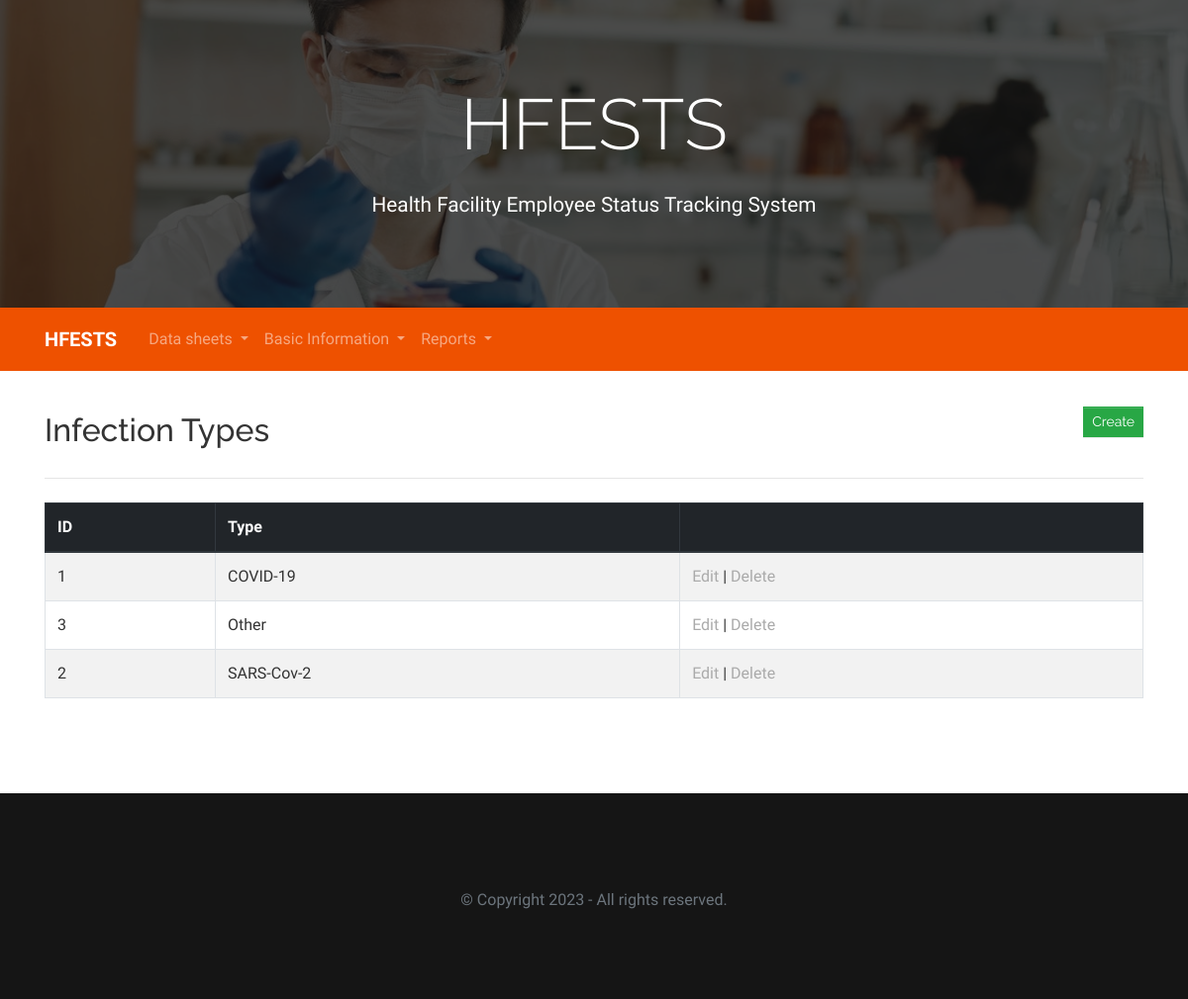
The app's page /infection-type.php with its own data.
### tables this page shows
CREATE TABLE IF NOT EXISTS `infection_type` (
  `id` INT NOT NULL AUTO_INCREMENT,
  `type` VARCHAR(255) NULL,
  PRIMARY KEY (`id`));

### inc/infection-type-function.inc.php (called while the page is built, shortened)
<?php
require "inc/function.inc.php";
function fetchAllInfectionTypes()
{
    global $db;
    $sql = "SELECT * FROM infection_type ORDER BY type ASC";
    return $db->query($sql);
}

### infection-type.php (the view, shortened to what this page needs)
<?php
require "inc/infection-type-function.inc.php";
$results = fetchAllInfectionTypes();
$pageTitle = "Infection Types";
include "inc/header.inc.php";
?>
    <div class="row mt-4">
        <div class="col-12">
            <h2><?= $pageTitle ?><a class="btn btn-sm btn-success pull-right" href="infection-type-update.php">Create</a></h2>
            <hr>
        </div>
        <div class="table-responsive col-12">
            <table class="table table-hover table-striped table-bordered">
                <thead class="thead-dark">
                <tr>
                    <th>ID</th>
                    <th>Type</th>
                    <th></th>
                </tr>
                </thead>
                <tbody>
                <?php while ($row = $results->fetch_assoc()) { ?>
                    <tr>
                        <td><?= $row['id']; ?></td>
                        <td><?= $row['type']; ?></td>
                        <td>
                            <a href="infection-type-update.php?id=<?= $row['id']; ?>&mode=edit">Edit</a> |
                            <a href="infection-type-update.php?id=<?= $row['id']; ?>&mode=delete">Delete</a>
                        </td>
                    </tr>
                <?php } ?>
                </tbody>
            </table>
        </div>
    </div>
<?php include "inc/footer.inc.php";  ?>

### records on screen
infection_type: id "1", type "COVID-19"
infection_type: id "3", type "Other"
infection_type: id "2", type "SARS-Cov-2"

### other values on screen
$pageTitle "Infection Types"
